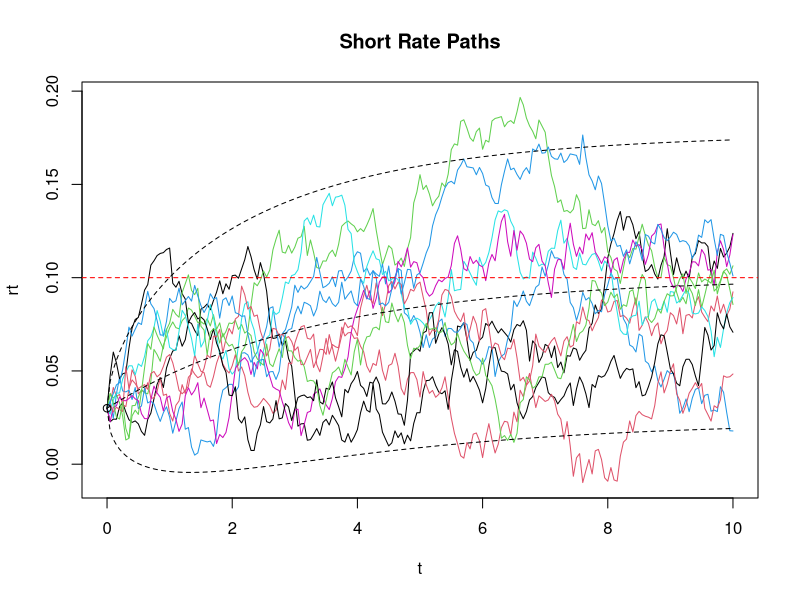
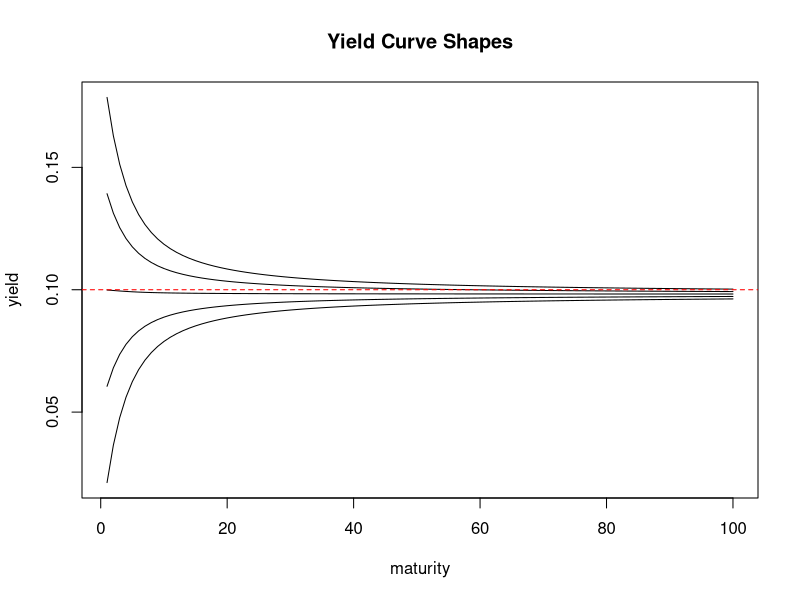

Source code (R) for these figures, in order:
#dr = k(theta -r)dt + beta dW
#r(T) ~ N(theta + (r_0 - theta)exp(-kT)  ,  (beta^2/2k)(1-exp(-2kT)))

## Simulate Sample Paths ##

## define model parameters
r0 <- 0.03
theta <- 0.10
k <- 0.3
beta <- 0.03

## simulate short rate paths
n <- 10    # MC simulation trials
T <- 10    # total time
m <- 200   # subintervals
dt <- T/m  # difference in time each subinterval

print(m)


r <- matrix(0,m+1,n)  # matrix to hold short rate paths
r[1,] <- r0

for(j in 1:n){
  for(i in 2:(m+1)){
    dr <- k*(theta-r[i-1,j])*dt + beta*sqrt(dt)*rnorm(1,0,1)
    r[i,j] <- r[i-1,j] + dr
  }
} 

## plot paths
t <- seq(0, T, dt)
rT.expected <- theta + (r0-theta)*exp(-k*t)
rT.stdev <- sqrt( beta^2/(2*k)*(1-exp(-2*k*t)))
matplot(t, r[,1:10], type="l", lty=1, main="Short Rate Paths", ylab="rt") 

abline(h=theta, col="red", lty=2)
lines(t, rT.expected, lty=2) 
lines(t, rT.expected + 2*rT.stdev, lty=2) 
lines(t, rT.expected - 2*rT.stdev, lty=2) 
points(0,r0)

# BOND PRICING AND YIELD CURVE

## function to find ZCB price using Vasicek model
VasicekZCBprice <- 
  function(r0, k, theta, beta, T){
    b.vas <- (1/k)*(1-exp(-T*k)) 
    a.vas <- (theta-beta^2/(2*k^2))*(T-b.vas)+(beta^2)/(4*k)*b.vas^2
    return(exp(-a.vas-b.vas*r0))
  }

## define model parameters for plotting yield curves
theta <- 0.10
k <- 0.5
beta <- 0.03

r0 <- seq(0.00, 0.20, 0.05)
n <- length(r0)
m <- 100
yield <- matrix(0, m, n)
for(i in 1:n){
  for(T in 1:m){
    yield[T,i] <- -log(VasicekZCBprice(r0[i], k, theta, beta, T))/T
  }
}

maturity <- seq(1, m, 1)
matplot(maturity, yield, type="l", col="black", lty=1, main="Yield Curve Shapes")
abline(h=theta, col="red", lty=2)


#FORMULA VS MONTE CARLO

#Exact Vasicek Price: 0.9614
#MC Price: 0.9623
#MC Standard Error: 0.0005

## define model parameters
r0 <- 0.03
theta <- 0.10
k <- 0.3
beta <- 0.03

## simulate short rate paths
n <- 1000  # MC simulation trials
T <- 1     # total time
m <- 200   # subintervals
dt <- T/m  # difference in time each subinterval

r <- matrix(0,m+1,n)  # matrix to hold short rate paths
r[1,] <- r0
for(j in 1:n){
  for(i in 2:(m+1)){
    dr <- k*(theta-r[i-1,j])*dt + beta*sqrt(dt)*rnorm(1,0,1)
    r[i,j] <- r[i-1,j] + dr
  }
} 

## calculate Monte Carlo bond price and compare to Exact Vasicek solution
ss <- colSums(r[2:(m+1),]*dt)  # integral estimate
c <- exp(-ss)
estimate <- mean(c)
stdErr <- sd(c)/sqrt(n)
exact <- VasicekZCBprice(r0, k, theta, beta, T)

cat('Exact Vasicek Price:', round(exact,4), 'n')
cat('MC Price:', round(estimate,4), 'n')
cat('MC Standard Error:', round(stdErr,4), 'n')

